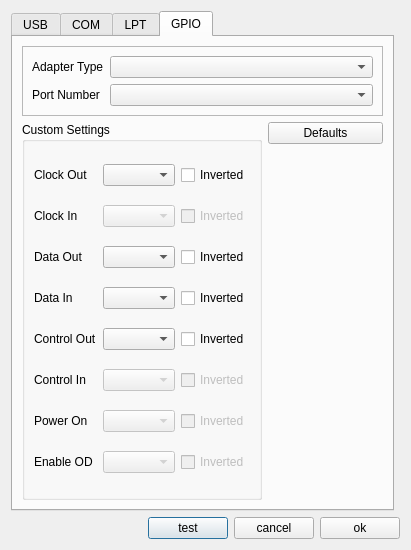
<?xml version="1.0" encoding="UTF-8"?>
<ui version="4.0">
 <class>E2Dialog</class>
 <widget class="QDialog" name="E2Dialog">
  <property name="windowModality">
   <enum>Qt::WindowModal</enum>
  </property>
  <property name="geometry">
   <rect>
    <x>0</x>
    <y>0</y>
    <width>411</width>
    <height>550</height>
   </rect>
  </property>
  <property name="windowTitle">
   <string>Dialog</string>
  </property>
  <layout class="QGridLayout" name="gridLayout_5">
   <item row="2" column="0" colspan="2">
    <layout class="QHBoxLayout" name="horizontalLayout">
     <item>
      <spacer name="horizontalSpacer">
       <property name="orientation">
        <enum>Qt::Horizontal</enum>
       </property>
       <property name="sizeHint" stdset="0">
        <size>
         <width>40</width>
         <height>20</height>
        </size>
       </property>
      </spacer>
     </item>
     <item>
      <widget class="QPushButton" name="pushTest">
       <property name="text">
        <string>test</string>
       </property>
      </widget>
     </item>
     <item>
      <widget class="QPushButton" name="pushCancel">
       <property name="text">
        <string>cancel</string>
       </property>
      </widget>
     </item>
     <item>
      <widget class="QPushButton" name="pushOk">
       <property name="text">
        <string>ok</string>
       </property>
      </widget>
     </item>
    </layout>
   </item>
   <item row="0" column="0">
    <widget class="QTabWidget" name="tabWidget">
     <property name="currentIndex">
      <number>3</number>
     </property>
     <widget class="QWidget" name="tabUSB">
      <attribute name="title">
       <string>USB</string>
      </attribute>
      <layout class="QFormLayout" name="formLayout">
       <item row="0" column="0" colspan="2">
        <widget class="QFrame" name="frmPortsel_3">
         <property name="frameShape">
          <enum>QFrame::StyledPanel</enum>
         </property>
         <property name="frameShadow">
          <enum>QFrame::Raised</enum>
         </property>
         <layout class="QGridLayout" name="gridLayout_8">
          <item row="0" column="1">
           <widget class="QComboBox" name="cbxInterfUSB">
            <property name="sizePolicy">
             <sizepolicy hsizetype="Expanding" vsizetype="Fixed">
              <horstretch>0</horstretch>
              <verstretch>0</verstretch>
             </sizepolicy>
            </property>
            <property name="toolTip">
             <string notr="true"/>
            </property>
            <property name="currentIndex">
             <number>-1</number>
            </property>
            <property name="insertPolicy">
             <enum>QComboBox::InsertAtTop</enum>
            </property>
           </widget>
          </item>
          <item row="0" column="0">
           <widget class="QLabel" name="label_type_2">
            <property name="text">
             <string>Adapter Type</string>
            </property>
           </widget>
          </item>
          <item row="1" column="1">
           <widget class="QComboBox" name="cbxInterfUSBNum">
            <property name="sizePolicy">
             <sizepolicy hsizetype="Expanding" vsizetype="Fixed">
              <horstretch>0</horstretch>
              <verstretch>0</verstretch>
             </sizepolicy>
            </property>
            <property name="toolTip">
             <string notr="true"/>
            </property>
           </widget>
          </item>
          <item row="1" column="0">
           <widget class="QLabel" name="label_port_3">
            <property name="sizePolicy">
             <sizepolicy hsizetype="Preferred" vsizetype="Preferred">
              <horstretch>0</horstretch>
              <verstretch>0</verstretch>
             </sizepolicy>
            </property>
            <property name="text">
             <string>Detected S/N</string>
            </property>
           </widget>
          </item>
         </layout>
        </widget>
       </item>
       <item row="1" column="0">
        <widget class="QGroupBox" name="groupBoxUSBPol">
         <property name="title">
          <string>Custom Settings</string>
         </property>
         <layout class="QVBoxLayout" name="verticalLayout">
          <item>
           <layout class="QHBoxLayout" name="horizontalLayout_2">
            <item>
             <widget class="QLabel" name="label">
              <property name="text">
               <string>Clock Out</string>
              </property>
             </widget>
            </item>
            <item>
             <widget class="QComboBox" name="cbxClockOutUSB"/>
            </item>
            <item>
             <widget class="QCheckBox" name="ckClockOutUSB">
              <property name="text">
               <string>Inverted</string>
              </property>
             </widget>
            </item>
           </layout>
          </item>
          <item>
           <layout class="QHBoxLayout" name="horizontalLayout_3">
            <item>
             <widget class="QLabel" name="label_3">
              <property name="text">
               <string>Clock In</string>
              </property>
             </widget>
            </item>
            <item>
             <widget class="QComboBox" name="cbxClockInUSB"/>
            </item>
            <item>
             <widget class="QCheckBox" name="ckClockInUSB">
              <property name="text">
               <string>Inverted</string>
              </property>
             </widget>
            </item>
           </layout>
          </item>
          <item>
           <layout class="QHBoxLayout" name="horizontalLayout_4">
            <item>
             <widget class="QLabel" name="label_4">
              <property name="text">
               <string>Data Out</string>
              </property>
             </widget>
            </item>
            <item>
             <widget class="QComboBox" name="cbxDataOutUSB"/>
            </item>
            <item>
             <widget class="QCheckBox" name="ckDataOutUSB">
              <property name="text">
               <string>Inverted</string>
              </property>
             </widget>
            </item>
           </layout>
          </item>
          <item>
           <layout class="QHBoxLayout" name="horizontalLayout_5">
            <item>
             <widget class="QLabel" name="label_5">
              <property name="text">
               <string>Data In</string>
              </property>
             </widget>
            </item>
            <item>
             <widget class="QComboBox" name="cbxDataInUSB"/>
            </item>
            <item>
             <widget class="QCheckBox" name="ckDataInUSB">
              <property name="text">
               <string>Inverted</string>
              </property>
             </widget>
            </item>
           </layout>
          </item>
          <item>
           <layout class="QHBoxLayout" name="horizontalLayout_6">
            <item>
             <widget class="QLabel" name="label_6">
              <property name="text">
               <string>Control Out</string>
              </property>
             </widget>
            </item>
            <item>
             <widget class="QComboBox" name="cbxControlOutUSB"/>
            </item>
            <item>
             <widget class="QCheckBox" name="ckControlOutUSB">
              <property name="text">
               <string>Inverted</string>
              </property>
             </widget>
            </item>
           </layout>
          </item>
          <item>
           <layout class="QHBoxLayout" name="horizontalLayout_8">
            <item>
             <widget class="QLabel" name="label_8">
              <property name="text">
               <string>Control In</string>
              </property>
             </widget>
            </item>
            <item>
             <widget class="QComboBox" name="cbxControlInUSB"/>
            </item>
            <item>
             <widget class="QCheckBox" name="ckControlInUSB">
              <property name="text">
               <string>Inverted</string>
              </property>
             </widget>
            </item>
           </layout>
          </item>
          <item>
           <layout class="QHBoxLayout" name="horizontalLayout_9">
            <item>
             <widget class="QLabel" name="label_9">
              <property name="text">
               <string>Power On</string>
              </property>
             </widget>
            </item>
            <item>
             <widget class="QComboBox" name="cbxPowerOnUSB"/>
            </item>
            <item>
             <widget class="QCheckBox" name="ckPowerOnUSB">
              <property name="text">
               <string>Inverted</string>
              </property>
             </widget>
            </item>
           </layout>
          </item>
          <item>
           <layout class="QHBoxLayout" name="horizontalLayout_7">
            <item>
             <widget class="QLabel" name="label_7">
              <property name="text">
               <string>Enable OD</string>
              </property>
             </widget>
            </item>
            <item>
             <widget class="QComboBox" name="cbxEnaODUSB"/>
            </item>
            <item>
             <widget class="QCheckBox" name="ckEnaODUSB">
              <property name="text">
               <string>Inverted</string>
              </property>
             </widget>
            </item>
           </layout>
          </item>
         </layout>
        </widget>
       </item>
       <item row="1" column="1">
        <layout class="QVBoxLayout" name="verticalLayout_2">
         <item>
          <widget class="QPushButton" name="pushDefaultsUSB">
           <property name="text">
            <string>Defaults</string>
           </property>
          </widget>
         </item>
         <item>
          <spacer name="verticalSpacer">
           <property name="orientation">
            <enum>Qt::Vertical</enum>
           </property>
           <property name="sizeHint" stdset="0">
            <size>
             <width>20</width>
             <height>40</height>
            </size>
           </property>
          </spacer>
         </item>
        </layout>
       </item>
      </layout>
     </widget>
     <widget class="QWidget" name="tabCOM">
      <attribute name="title">
       <string>COM</string>
      </attribute>
      <layout class="QFormLayout" name="formLayout_3">
       <item row="0" column="0" colspan="2">
        <widget class="QGroupBox" name="groupBoxCOMSel">
         <property name="title">
          <string>Serial port settings</string>
         </property>
         <layout class="QGridLayout" name="gridLayout">
          <item row="0" column="0">
           <widget class="QLabel" name="label_type">
            <property name="text">
             <string>Adapter Type</string>
            </property>
           </widget>
          </item>
          <item row="0" column="1">
           <widget class="QComboBox" name="cbxInterfCOM">
            <property name="sizePolicy">
             <sizepolicy hsizetype="Expanding" vsizetype="Fixed">
              <horstretch>0</horstretch>
              <verstretch>0</verstretch>
             </sizepolicy>
            </property>
            <property name="toolTip">
             <string notr="true"/>
            </property>
            <property name="currentIndex">
             <number>-1</number>
            </property>
            <property name="insertPolicy">
             <enum>QComboBox::InsertAtTop</enum>
            </property>
           </widget>
          </item>
          <item row="1" column="0">
           <widget class="QLabel" name="label_port">
            <property name="text">
             <string>Port Number</string>
            </property>
           </widget>
          </item>
          <item row="1" column="1">
           <widget class="QComboBox" name="cbxInterfCOMNum">
            <property name="sizePolicy">
             <sizepolicy hsizetype="Expanding" vsizetype="Fixed">
              <horstretch>0</horstretch>
              <verstretch>0</verstretch>
             </sizepolicy>
            </property>
            <property name="toolTip">
             <string notr="true"/>
            </property>
           </widget>
          </item>
         </layout>
        </widget>
       </item>
       <item row="1" column="0">
        <widget class="QGroupBox" name="groupBoxCOMPol">
         <property name="title">
          <string>Custom Settings</string>
         </property>
         <layout class="QVBoxLayout" name="verticalLayout_3">
          <item>
           <layout class="QHBoxLayout" name="horizontalLayout_10">
            <item>
             <widget class="QLabel" name="label_2">
              <property name="text">
               <string>Clock Out</string>
              </property>
             </widget>
            </item>
            <item>
             <widget class="QComboBox" name="cbxClockOutCOM">
              <property name="enabled">
               <bool>false</bool>
              </property>
             </widget>
            </item>
            <item>
             <widget class="QCheckBox" name="ckClockOutCOM">
              <property name="text">
               <string>Inverted</string>
              </property>
             </widget>
            </item>
           </layout>
          </item>
          <item>
           <layout class="QHBoxLayout" name="horizontalLayout_12">
            <item>
             <widget class="QLabel" name="label_11">
              <property name="text">
               <string>Data Out</string>
              </property>
             </widget>
            </item>
            <item>
             <widget class="QComboBox" name="cbxDataOutCOM">
              <property name="enabled">
               <bool>false</bool>
              </property>
             </widget>
            </item>
            <item>
             <widget class="QCheckBox" name="ckDataOutCOM">
              <property name="text">
               <string>Inverted</string>
              </property>
             </widget>
            </item>
           </layout>
          </item>
          <item>
           <layout class="QHBoxLayout" name="horizontalLayout_13">
            <item>
             <widget class="QLabel" name="label_12">
              <property name="text">
               <string>Data In</string>
              </property>
             </widget>
            </item>
            <item>
             <widget class="QComboBox" name="cbxDataInCOM">
              <property name="enabled">
               <bool>false</bool>
              </property>
             </widget>
            </item>
            <item>
             <widget class="QCheckBox" name="ckDataInCOM">
              <property name="text">
               <string>Inverted</string>
              </property>
             </widget>
            </item>
           </layout>
          </item>
          <item>
           <layout class="QHBoxLayout" name="horizontalLayout_14">
            <item>
             <widget class="QLabel" name="label_13">
              <property name="text">
               <string>Control Out</string>
              </property>
             </widget>
            </item>
            <item>
             <widget class="QComboBox" name="cbxControlOutCOM">
              <property name="enabled">
               <bool>false</bool>
              </property>
             </widget>
            </item>
            <item>
             <widget class="QCheckBox" name="ckControlOutCOM">
              <property name="text">
               <string>Inverted</string>
              </property>
             </widget>
            </item>
           </layout>
          </item>
         </layout>
        </widget>
       </item>
       <item row="1" column="1">
        <layout class="QVBoxLayout" name="verticalLayout_9">
         <item>
          <widget class="QPushButton" name="pushDefaultsCOM">
           <property name="text">
            <string>Defaults</string>
           </property>
          </widget>
         </item>
         <item>
          <spacer name="verticalSpacer_3">
           <property name="orientation">
            <enum>Qt::Vertical</enum>
           </property>
           <property name="sizeHint" stdset="0">
            <size>
             <width>20</width>
             <height>40</height>
            </size>
           </property>
          </spacer>
         </item>
        </layout>
       </item>
      </layout>
     </widget>
     <widget class="QWidget" name="tabLPT">
      <attribute name="title">
       <string>LPT</string>
      </attribute>
      <layout class="QFormLayout" name="formLayout_4">
       <item row="1" column="0">
        <widget class="QGroupBox" name="groupBoxLPTPol">
         <property name="title">
          <string>Custom Settings</string>
         </property>
         <layout class="QVBoxLayout" name="verticalLayout_5">
          <item>
           <layout class="QHBoxLayout" name="horizontalLayout_15">
            <item>
             <widget class="QLabel" name="label_14">
              <property name="text">
               <string>Clock Out</string>
              </property>
             </widget>
            </item>
            <item>
             <widget class="QComboBox" name="cbxClockOutLPT">
              <property name="enabled">
               <bool>false</bool>
              </property>
             </widget>
            </item>
            <item>
             <widget class="QCheckBox" name="ckClockOutLPT">
              <property name="text">
               <string>Inverted</string>
              </property>
             </widget>
            </item>
           </layout>
          </item>
          <item>
           <layout class="QHBoxLayout" name="horizontalLayout_31">
            <item>
             <widget class="QLabel" name="label_30">
              <property name="text">
               <string>Clock In</string>
              </property>
             </widget>
            </item>
            <item>
             <widget class="QComboBox" name="cbxClockInLPT">
              <property name="enabled">
               <bool>false</bool>
              </property>
             </widget>
            </item>
            <item>
             <widget class="QCheckBox" name="ckClockInLPT">
              <property name="enabled">
               <bool>false</bool>
              </property>
              <property name="text">
               <string>Inverted</string>
              </property>
             </widget>
            </item>
           </layout>
          </item>
          <item>
           <layout class="QHBoxLayout" name="horizontalLayout_28">
            <item>
             <widget class="QLabel" name="label_27">
              <property name="text">
               <string>Data Out</string>
              </property>
             </widget>
            </item>
            <item>
             <widget class="QComboBox" name="cbxDataOutLPT">
              <property name="enabled">
               <bool>false</bool>
              </property>
             </widget>
            </item>
            <item>
             <widget class="QCheckBox" name="ckDataOutLPT">
              <property name="text">
               <string>Inverted</string>
              </property>
             </widget>
            </item>
           </layout>
          </item>
          <item>
           <layout class="QHBoxLayout" name="horizontalLayout_29">
            <item>
             <widget class="QLabel" name="label_28">
              <property name="text">
               <string>Data In</string>
              </property>
             </widget>
            </item>
            <item>
             <widget class="QComboBox" name="cbxDataInLPT">
              <property name="enabled">
               <bool>false</bool>
              </property>
             </widget>
            </item>
            <item>
             <widget class="QCheckBox" name="ckDataInLPT">
              <property name="text">
               <string>Inverted</string>
              </property>
             </widget>
            </item>
           </layout>
          </item>
          <item>
           <layout class="QHBoxLayout" name="horizontalLayout_30">
            <item>
             <widget class="QLabel" name="label_29">
              <property name="text">
               <string>Control Out</string>
              </property>
             </widget>
            </item>
            <item>
             <widget class="QComboBox" name="cbxControlOutLPT">
              <property name="enabled">
               <bool>false</bool>
              </property>
             </widget>
            </item>
            <item>
             <widget class="QCheckBox" name="ckControlOutLPT">
              <property name="text">
               <string>Inverted</string>
              </property>
             </widget>
            </item>
           </layout>
          </item>
         </layout>
        </widget>
       </item>
       <item row="1" column="1">
        <layout class="QVBoxLayout" name="verticalLayout_10">
         <item>
          <widget class="QPushButton" name="pushDefaultsLPT">
           <property name="text">
            <string>Defaults</string>
           </property>
          </widget>
         </item>
         <item>
          <spacer name="verticalSpacer_4">
           <property name="orientation">
            <enum>Qt::Vertical</enum>
           </property>
           <property name="sizeHint" stdset="0">
            <size>
             <width>20</width>
             <height>40</height>
            </size>
           </property>
          </spacer>
         </item>
        </layout>
       </item>
       <item row="0" column="0" colspan="2">
        <widget class="QGroupBox" name="groupBoxLPTSel">
         <property name="title">
          <string>Parallel port settings</string>
         </property>
         <layout class="QGridLayout" name="gridLayout_2">
          <item row="0" column="0">
           <widget class="QLabel" name="label_type_3">
            <property name="text">
             <string>Adapter Type</string>
            </property>
           </widget>
          </item>
          <item row="0" column="1">
           <widget class="QComboBox" name="cbxInterfLPT">
            <property name="sizePolicy">
             <sizepolicy hsizetype="Expanding" vsizetype="Fixed">
              <horstretch>0</horstretch>
              <verstretch>0</verstretch>
             </sizepolicy>
            </property>
            <property name="toolTip">
             <string notr="true"/>
            </property>
            <property name="currentIndex">
             <number>-1</number>
            </property>
            <property name="insertPolicy">
             <enum>QComboBox::InsertAtTop</enum>
            </property>
           </widget>
          </item>
          <item row="1" column="0">
           <widget class="QLabel" name="label_port_2">
            <property name="text">
             <string>Port Number</string>
            </property>
           </widget>
          </item>
          <item row="1" column="1">
           <widget class="QComboBox" name="cbxInterfLPTNum">
            <property name="sizePolicy">
             <sizepolicy hsizetype="Expanding" vsizetype="Fixed">
              <horstretch>0</horstretch>
              <verstretch>0</verstretch>
             </sizepolicy>
            </property>
            <property name="toolTip">
             <string notr="true"/>
            </property>
           </widget>
          </item>
         </layout>
        </widget>
       </item>
      </layout>
     </widget>
     <widget class="QWidget" name="tabGPIO">
      <attribute name="title">
       <string>GPIO</string>
      </attribute>
      <layout class="QFormLayout" name="formLayout_5">
       <item row="0" column="0" colspan="2">
        <widget class="QFrame" name="frmPortsel_6">
         <property name="frameShape">
          <enum>QFrame::StyledPanel</enum>
         </property>
         <property name="frameShadow">
          <enum>QFrame::Raised</enum>
         </property>
         <layout class="QFormLayout" name="formLayout_2">
          <item row="0" column="0">
           <widget class="QLabel" name="label_type_8">
            <property name="text">
             <string>Adapter Type</string>
            </property>
           </widget>
          </item>
          <item row="0" column="1">
           <widget class="QComboBox" name="cbxInterfGPIO">
            <property name="sizePolicy">
             <sizepolicy hsizetype="Expanding" vsizetype="Fixed">
              <horstretch>0</horstretch>
              <verstretch>0</verstretch>
             </sizepolicy>
            </property>
            <property name="toolTip">
             <string notr="true"/>
            </property>
            <property name="currentIndex">
             <number>-1</number>
            </property>
            <property name="insertPolicy">
             <enum>QComboBox::InsertAtTop</enum>
            </property>
           </widget>
          </item>
          <item row="1" column="0">
           <widget class="QLabel" name="label_port_4">
            <property name="text">
             <string>Port Number</string>
            </property>
           </widget>
          </item>
          <item row="1" column="1">
           <widget class="QComboBox" name="cbxInterfGPIONum">
            <property name="sizePolicy">
             <sizepolicy hsizetype="Expanding" vsizetype="Fixed">
              <horstretch>0</horstretch>
              <verstretch>0</verstretch>
             </sizepolicy>
            </property>
            <property name="toolTip">
             <string notr="true"/>
            </property>
           </widget>
          </item>
         </layout>
        </widget>
       </item>
       <item row="1" column="0">
        <widget class="QGroupBox" name="groupBoxGPIOPol">
         <property name="title">
          <string>Custom Settings</string>
         </property>
         <layout class="QVBoxLayout" name="verticalLayout_13">
          <item>
           <layout class="QHBoxLayout" name="horizontalLayout_40">
            <item>
             <widget class="QLabel" name="label_39">
              <property name="text">
               <string>Clock Out</string>
              </property>
             </widget>
            </item>
            <item>
             <widget class="QComboBox" name="cbxClockOutGPIO">
              <property name="toolTip">
               <string/>
              </property>
              <property name="editable">
               <bool>false</bool>
              </property>
             </widget>
            </item>
            <item>
             <widget class="QCheckBox" name="ckClockOutGPIO">
              <property name="text">
               <string>Inverted</string>
              </property>
             </widget>
            </item>
           </layout>
          </item>
          <item>
           <layout class="QHBoxLayout" name="horizontalLayout_41">
            <item>
             <widget class="QLabel" name="label_40">
              <property name="text">
               <string>Clock In</string>
              </property>
             </widget>
            </item>
            <item>
             <widget class="QComboBox" name="cbxClockInGPIO">
              <property name="enabled">
               <bool>false</bool>
              </property>
             </widget>
            </item>
            <item>
             <widget class="QCheckBox" name="ckClockInGPIO">
              <property name="enabled">
               <bool>false</bool>
              </property>
              <property name="text">
               <string>Inverted</string>
              </property>
             </widget>
            </item>
           </layout>
          </item>
          <item>
           <layout class="QHBoxLayout" name="horizontalLayout_42">
            <item>
             <widget class="QLabel" name="label_41">
              <property name="text">
               <string>Data Out</string>
              </property>
             </widget>
            </item>
            <item>
             <widget class="QComboBox" name="cbxDataOutGPIO">
              <property name="editable">
               <bool>false</bool>
              </property>
             </widget>
            </item>
            <item>
             <widget class="QCheckBox" name="ckDataOutGPIO">
              <property name="text">
               <string>Inverted</string>
              </property>
             </widget>
            </item>
           </layout>
          </item>
          <item>
           <layout class="QHBoxLayout" name="horizontalLayout_43">
            <item>
             <widget class="QLabel" name="label_42">
              <property name="text">
               <string>Data In</string>
              </property>
             </widget>
            </item>
            <item>
             <widget class="QComboBox" name="cbxDataInGPIO">
              <property name="editable">
               <bool>false</bool>
              </property>
             </widget>
            </item>
            <item>
             <widget class="QCheckBox" name="ckDataInGPIO">
              <property name="text">
               <string>Inverted</string>
              </property>
             </widget>
            </item>
           </layout>
          </item>
          <item>
           <layout class="QHBoxLayout" name="horizontalLayout_44">
            <item>
             <widget class="QLabel" name="label_43">
              <property name="text">
               <string>Control Out</string>
              </property>
             </widget>
            </item>
            <item>
             <widget class="QComboBox" name="cbxControlOutGPIO">
              <property name="editable">
               <bool>false</bool>
              </property>
             </widget>
            </item>
            <item>
             <widget class="QCheckBox" name="ckControlOutGPIO">
              <property name="text">
               <string>Inverted</string>
              </property>
             </widget>
            </item>
           </layout>
          </item>
          <item>
           <layout class="QHBoxLayout" name="horizontalLayout_45">
            <item>
             <widget class="QLabel" name="label_44">
              <property name="text">
               <string>Control In</string>
              </property>
             </widget>
            </item>
            <item>
             <widget class="QComboBox" name="cbxControlInGPIO">
              <property name="enabled">
               <bool>false</bool>
              </property>
             </widget>
            </item>
            <item>
             <widget class="QCheckBox" name="ckControlInGPIO">
              <property name="enabled">
               <bool>false</bool>
              </property>
              <property name="text">
               <string>Inverted</string>
              </property>
             </widget>
            </item>
           </layout>
          </item>
          <item>
           <layout class="QHBoxLayout" name="horizontalLayout_46">
            <item>
             <widget class="QLabel" name="label_45">
              <property name="text">
               <string>Power On</string>
              </property>
             </widget>
            </item>
            <item>
             <widget class="QComboBox" name="cbxPowerOnGPIO">
              <property name="enabled">
               <bool>false</bool>
              </property>
             </widget>
            </item>
            <item>
             <widget class="QCheckBox" name="ckPowerOnGPIO">
              <property name="enabled">
               <bool>false</bool>
              </property>
              <property name="text">
               <string>Inverted</string>
              </property>
             </widget>
            </item>
           </layout>
          </item>
          <item>
           <layout class="QHBoxLayout" name="horizontalLayout_47">
            <item>
             <widget class="QLabel" name="label_46">
              <property name="text">
               <string>Enable OD</string>
              </property>
             </widget>
            </item>
            <item>
             <widget class="QComboBox" name="cbxEnaODGPIO">
              <property name="enabled">
               <bool>false</bool>
              </property>
             </widget>
            </item>
            <item>
             <widget class="QCheckBox" name="ckEnaODGPIO">
              <property name="enabled">
               <bool>false</bool>
              </property>
              <property name="text">
               <string>Inverted</string>
              </property>
             </widget>
            </item>
           </layout>
          </item>
         </layout>
        </widget>
       </item>
       <item row="1" column="1">
        <layout class="QVBoxLayout" name="verticalLayout_14">
         <item>
          <widget class="QPushButton" name="pushDefaultsGPIO">
           <property name="text">
            <string>Defaults</string>
           </property>
          </widget>
         </item>
         <item>
          <spacer name="verticalSpacer_6">
           <property name="orientation">
            <enum>Qt::Vertical</enum>
           </property>
           <property name="sizeHint" stdset="0">
            <size>
             <width>20</width>
             <height>40</height>
            </size>
           </property>
          </spacer>
         </item>
        </layout>
       </item>
      </layout>
     </widget>
    </widget>
   </item>
  </layout>
 </widget>
 <resources/>
 <connections/>
</ui>
